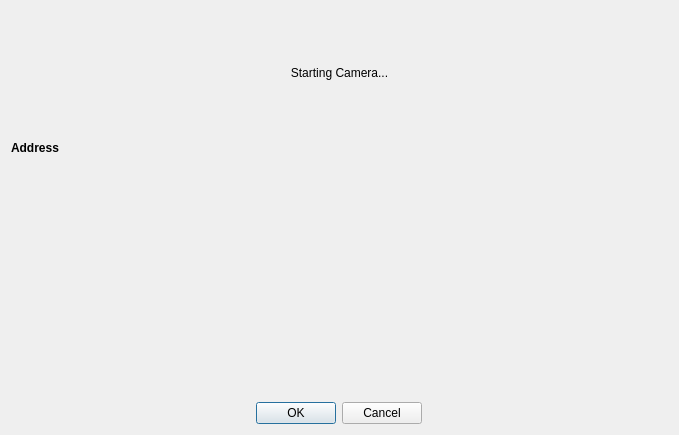
<?xml version="1.0" encoding="UTF-8"?>
<ui version="4.0">
 <class>ScanQRCodeDialog</class>
 <widget class="QDialog" name="ScanQRCodeDialog">
  <property name="geometry">
   <rect>
    <x>0</x>
    <y>0</y>
    <width>679</width>
    <height>435</height>
   </rect>
  </property>
  <property name="windowTitle">
   <string>Scan QRCode</string>
  </property>
  <layout class="QVBoxLayout" name="verticalLayout">
   <item>
    <widget class="QLabel" name="videoLabel">
     <property name="text">
      <string>Starting Camera...</string>
     </property>
     <property name="alignment">
      <set>Qt::AlignCenter</set>
     </property>
    </widget>
   </item>
   <item>
    <layout class="QFormLayout" name="formLayout">
     <item row="0" column="0">
      <widget class="QLabel" name="addressLabel">
       <property name="font">
        <font>
         <weight>75</weight>
         <bold>true</bold>
        </font>
       </property>
       <property name="text">
        <string>Address</string>
       </property>
      </widget>
     </item>
     <item row="0" column="1">
      <widget class="QLabel" name="addressValueLabel">
       <property name="text">
        <string/>
       </property>
       <property name="textInteractionFlags">
        <set>Qt::LinksAccessibleByMouse|Qt::TextSelectableByKeyboard|Qt::TextSelectableByMouse</set>
       </property>
      </widget>
     </item>
    </layout>
   </item>
   <item alignment="Qt::AlignHCenter">
    <widget class="QLabel" name="errorLabel">
     <property name="styleSheet">
      <string notr="true">color: rgb(255, 0, 0)</string>
     </property>
    </widget>
   </item>
   <item alignment="Qt::AlignHCenter">
    <widget class="QDialogButtonBox" name="buttonBox">
     <property name="enabled">
      <bool>true</bool>
     </property>
     <property name="orientation">
      <enum>Qt::Horizontal</enum>
     </property>
     <property name="standardButtons">
      <set>QDialogButtonBox::Cancel|QDialogButtonBox::Ok</set>
     </property>
    </widget>
   </item>
  </layout>
 </widget>
 <resources>
  <include location="../../icons/tikka.slots.pyqt.resources.icons.index.qrc"/>
 </resources>
 <connections>
  <connection>
   <sender>buttonBox</sender>
   <signal>accepted()</signal>
   <receiver>ScanQRCodeDialog</receiver>
   <slot>accept()</slot>
   <hints>
    <hint type="sourcelabel">
     <x>248</x>
     <y>254</y>
    </hint>
    <hint type="destinationlabel">
     <x>157</x>
     <y>274</y>
    </hint>
   </hints>
  </connection>
  <connection>
   <sender>buttonBox</sender>
   <signal>rejected()</signal>
   <receiver>ScanQRCodeDialog</receiver>
   <slot>reject()</slot>
   <hints>
    <hint type="sourcelabel">
     <x>316</x>
     <y>260</y>
    </hint>
    <hint type="destinationlabel">
     <x>286</x>
     <y>274</y>
    </hint>
   </hints>
  </connection>
 </connections>
</ui>
